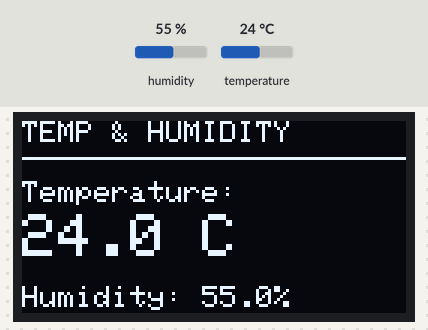
Recording of a sketch running on a simulated ESP32. Shown: 128×64 one-colour display. The test bench sets the inputs (shaded band); at power-on: humidity 55 %, temperature 24 °C. What the sketch prints to the serial monitor is not drawn.

Above: at 3.2 s.
3.3 s: humidity set to 22 %
At 5.3 s:
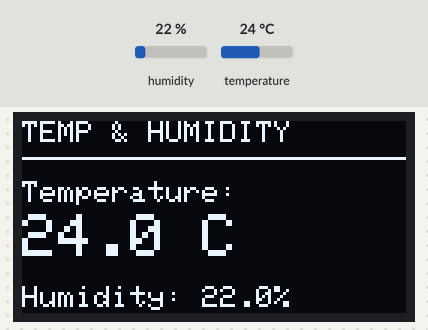
6.6 s: temperature set to 12 °C
At 8.4 s:
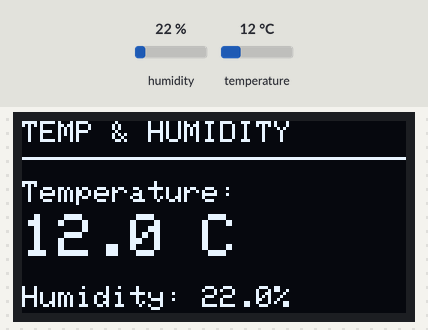
9.9 s: humidity set to 40 %
At 13.3 s:
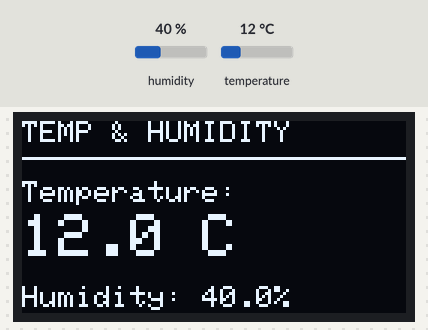
13.7 s: temperature set to 19 °C
At 15.1 s:
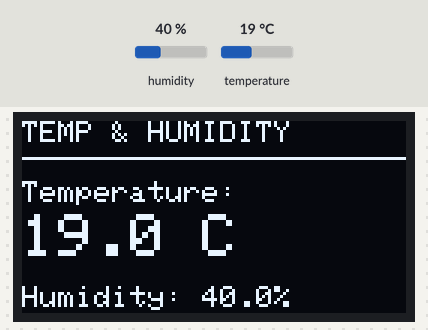
Timing chart, 0 to 16.7 s (numbered marks = the images above; inputs shaded):
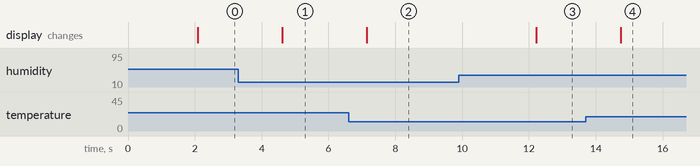

The sketch:

main.ino
```cpp
#include <Wire.h>
#include <Adafruit_GFX.h>
#include <Adafruit_SSD1306.h>
#include <DHT.h>

// DHT22 sensor connections
#define DHTPIN 4
#define DHTTYPE DHT22

// OLED I2C connections
#define OLED_SDA 21
#define OLED_SCL 22

#define SCREEN_WIDTH 128
#define SCREEN_HEIGHT 64
#define OLED_RESET -1
#define OLED_ADDRESS 0x3C

DHT dht(DHTPIN, DHTTYPE);

Adafruit_SSD1306 display(
  SCREEN_WIDTH,
  SCREEN_HEIGHT,
  &Wire,
  OLED_RESET
);

void setup() {
  Serial.begin(115200);

  // Initialize OLED
  Wire.begin(OLED_SDA, OLED_SCL);

  if (!display.begin(SSD1306_SWITCHCAPVCC, OLED_ADDRESS)) {
    Serial.println("OLED initialization failed!");
    while (true) {
      delay(100);
    }
  }

  // Startup screen
  display.clearDisplay();
  display.setTextColor(SSD1306_WHITE);
  display.setTextSize(1);
  display.setCursor(10, 15);
  display.println("ESP32 Environment");
  display.setCursor(25, 30);
  display.println("Temperature");
  display.setCursor(35, 42);
  display.println("& Humidity");
  display.display();

  dht.begin();
  delay(2000);
}

void loop() {
  float temperature = dht.readTemperature();
  float humidity = dht.readHumidity();

  // Check sensor readings
  if (isnan(temperature) || isnan(humidity)) {
    Serial.println("DHT22 sensor error!");

    display.clearDisplay();
    display.setTextSize(1);
    display.setCursor(10, 20);
    display.println("Sensor Error!");
    display.setCursor(10, 35);
    display.println("Check DHT22 wiring");
    display.display();

    delay(2000);
    return;
  }

  // Serial Monitor output
  Serial.print("Temperature: ");
  Serial.print(temperature, 1);
  Serial.print(" C | Humidity: ");
  Serial.print(humidity, 1);
  Serial.println(" %");

  // OLED display
  display.clearDisplay();
  display.setTextColor(SSD1306_WHITE);

  display.setTextSize(1);
  display.setCursor(0, 0);
  display.println("TEMP & HUMIDITY");
  display.drawLine(0, 12, 127, 12, SSD1306_WHITE);

  display.setCursor(0, 20);
  display.print("Temperature:");

  display.setTextSize(2);
  display.setCursor(0, 31);
  display.print(temperature, 1);
  display.print(" C");

  display.setTextSize(1);
  display.setCursor(0, 55);
  display.print("Humidity: ");
  display.print(humidity, 1);
  display.print("%");

  display.display();

  delay(2500);
}
```

Measured:
- after the input at 3.3 s, the display: changes after 1.3 s (image 1)
- after the input at 6.6 s, the display: changes after 0.55 s (image 2)
- after the input at 9.9 s, the display: changes after 2.3 s (image 3)
- after the input at 13.7 s, the display: changes after 1.0 s (image 4)
